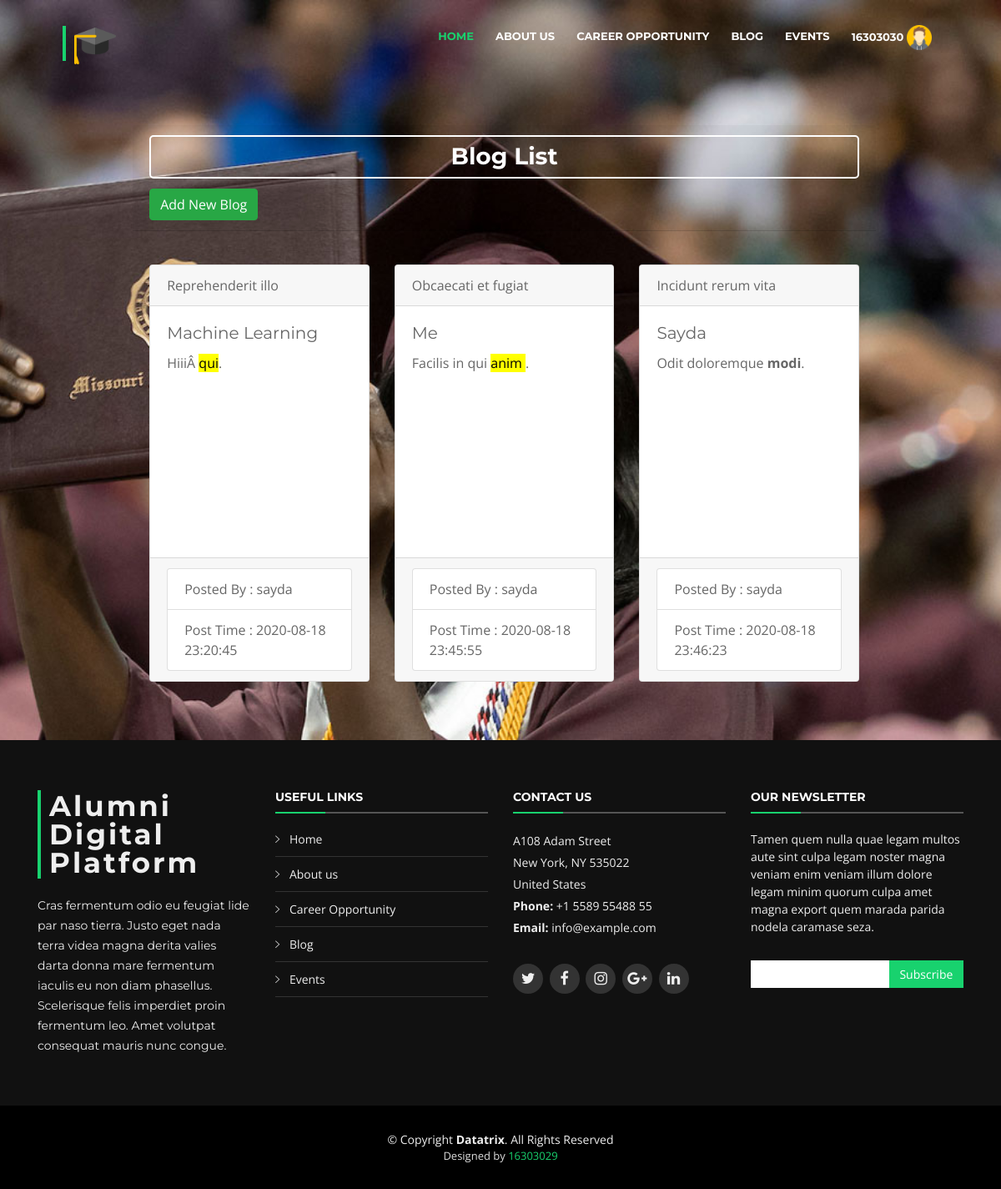
The app's page /student-user/posts.php (signed in) with its own data.
### tables this page shows
CREATE TABLE `sposts` (
  `id` int(11) NOT NULL,
  `category_id` int(11) DEFAULT NULL,
  `student_id` int(11) NOT NULL,
  `title` varchar(200) NOT NULL,
  `content` text NOT NULL,
  `photo` varchar(30) DEFAULT NULL,
  `created_at` datetime DEFAULT current_timestamp()
);

CREATE TABLE `categories` (
  `id` int(11) NOT NULL,
  `name` varchar(100) NOT NULL,
  `created_at` datetime NOT NULL DEFAULT current_timestamp()
);

CREATE TABLE `students` (
  `id` int(11) NOT NULL,
  `name` varchar(200) NOT NULL,
  `username` varchar(200) NOT NULL,
  `email` varchar(200) NOT NULL,
  `universityid` int(11) DEFAULT NULL,
  `password` varchar(200) NOT NULL,
  `phone` varchar(20) NOT NULL,
  `address` varchar(200) NOT NULL,
  `batch` varchar(50) NOT NULL,
  `created_at` datetime NOT NULL DEFAULT current_timestamp()
);

### database/database.php (called while the page is built, shortened)
<?php
class Database
{
    private $host = HOST;
    private $user = USER;
    private $pass = PASS;
    private $dbname = DBNAME;
    public $conn;
    function __construct()
    {
            $this->conn = new mysqli($this->host, $this->user, $this->pass, $this->dbname);
    }
    public function getData($queryy)
    {
        $result = $this->conn->query($queryy);
        if($result->num_rows > 0)
        {
            return $result;
        }
        return false;
    }
}
?>

### student-user/posts.php (the view, shortened to what this page needs)
<?php
    include dirname(__FILE__). '/includes/header.php';
    $query = "SELECT sposts.*, categories.name as category_name, students.name as student_name FROM `sposts`
            LEFT JOIN categories ON sposts.category_id=categories.id
            LEFT JOIN students ON sposts.student_id=students.id";
    $posts = $db->getData($query);
?>
    <div class="row" style="background-image: url('img/3.jpg');background-size: cover;
                            background-position: center center;
                            background-attachment: fixed;">>
        <div class="col-sm" style="margin-top:150px;margin-left:150px;margin-right:150px;margin-bottom:50px;
                                    border-radius:10px;box-sizing: border-box;">
                <div class="card-header">
                    <h3 style="border:2px solid #fff;color:#fff; border-radius:5px; padding: 7px;"  class="card-title text-center"><b>Blog List</b></h3>
                    <div class="card-header-action">
                        <a href="post-add.php" class="btn btn-success">Add New Blog</a>
                    </div>
                </div>
                <div class="card-body">
                        <div class="row ">
            <?php
                if ($posts)
                {
                  while($post = $posts->fetch_assoc())
                  {
              ?>
            <div class="col-sm-4 "  >
                <div class="card" style="width:auto;height:500px;margin-top:20px;" >
                        <div class="card-header">
                            <?php echo $post['title']; ?>
                        </div>
                        <div class="card-body">
                            <h5 class="card-title"><?php echo $post['category_name']; ?></h5>
                            <p class="card-text"><?php echo $post['content']; ?>
                        </div>
                        <div class="card-footer">
                                <li class="list-group-item">Posted By : <?php echo $post['student_name']; ?></li>
                                <li class="list-group-item">Post Time : <?php echo $post['created_at']; ?></li>
                        </div>
                </div>
            </div>
              <?php
                  }
                ?>
                <?php
                  }
                  else
                  {
                ?>
                    <div class="card text-center"><p>No Blog found</p></div>
                <?php
                  }
                ?>
        </div>
                </div>
        </div>
    </div>
<?php
    include dirname(__FILE__). '/includes/footer.php';
?>

### student-user/css/style.css (style rules this page uses)
body { background: #fff; color: #666666; font-family: "Open Sans", sans-serif; }
a { color: #18d26e; transition: 0.5s; }
p { padding: 0; margin: 0 0 30px 0; }
h1, h2, h3, h4, h5, h6 { font-family: "Montserrat", sans-serif; font-weight: 400; margin: 0 0 20px 0; padding: 0; }

### records on screen
sposts: title "Reprehenderit illo", category.name "Machine Learning", content "HiiiÂ qui .", student.name "sayda", created_at "2020-08-18 23:20:45"
sposts: title "Obcaecati et fugiat", category.name "Me", content "Facilis in qui anim .", student.name "sayda", created_at "2020-08-18 23:45:55"
sposts: title "Incidunt rerum vita", category.name "Sayda", content "Odit doloremque modi .", student.name "sayda", created_at "2020-08-18 23:46:23"

### other values on screen
$name "16303030"
